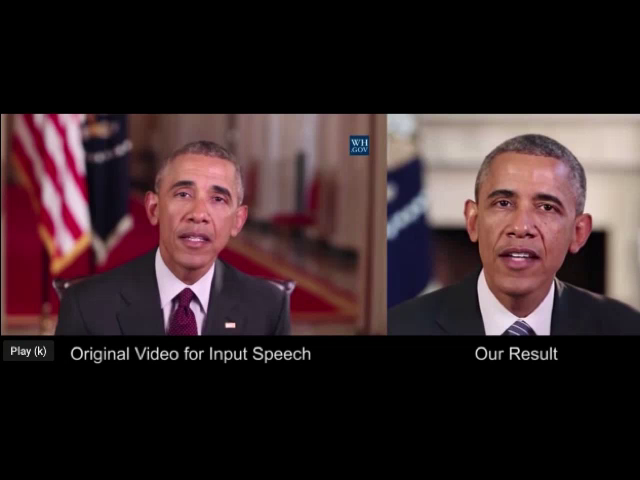
#> input picture frame 9 of human_face/video/Test.mp4, 640 x 480 px, given in place of query.mp4, which was not available
$ jupyter execute '2차 최종.ipynb'   (text cells are left out)
#> lines starting #> are read from the running program, lines starting #| are printed output that depends on the picture
[cell 1]
import cv2
import numpy as np
from PIL import Image
import matplotlib.pyplot as plt
import matplotlib.patches as mpatches
import torch
import torchvision
from torchvision import transforms, models
import cv2
from torchvision import transforms as T
import random

[cell 2]
vidcap = cv2.VideoCapture('./query.mp4')

count = 0

while(vidcap.isOpened()):
    ret, image = vidcap.read() # 이미지 사이즈 960x540으로 변경
#> image is the input picture: shape (480, 640, 3); mean B, G, R 39.8, 37.5, 54
    image = cv2.resize(image, (960, 540)) # 30프레임당 하나씩 이미지 추출
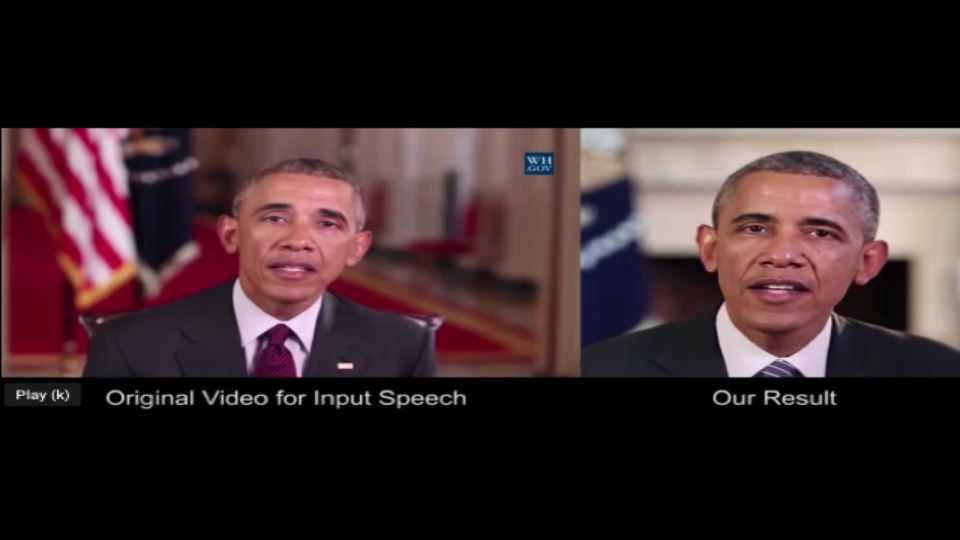
#> image: shape (540, 960, 3); mean B, G, R 39.7, 37.5, 53.9

    if(int(vidcap.get(1)) % 30 == 0):
        #print('Saved frame number : ' + str(int(vidcap.get(1))))
        # 추출된 이미지가 저장되는 경로
        cv2.imwrite("./frames/frame%d.png" % count, image)
        #print('Saved frame%d.jpg' % count)
        if count == 890:
            break
        count += 1

vidcap.release()


$ run again, starting later in the video
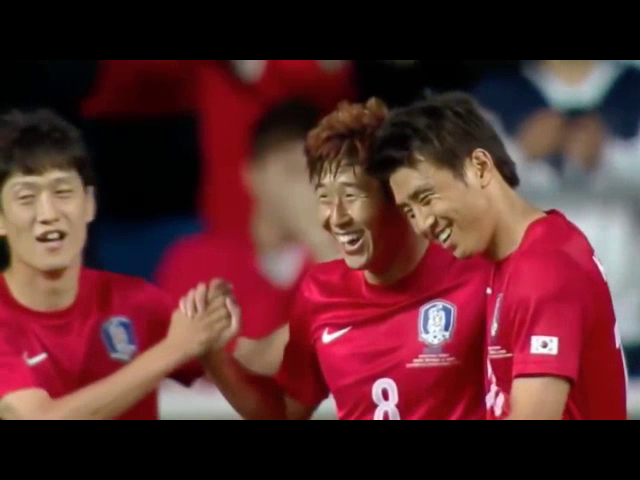
#> input picture frame 44 of human_face/video/Test.mp4, 640 x 480 px, given in place of query.mp4, which was not available
#> image is the input picture: shape (480, 640, 3); mean B, G, R 45.1, 42.5, 88.6
#> `image = cv2.resize(image, (960, 540))`:
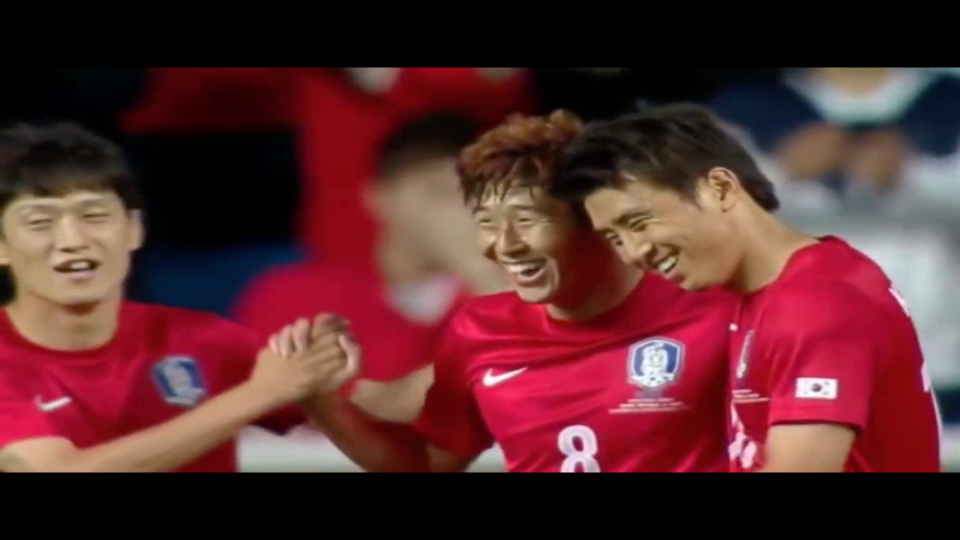
#> image: shape (540, 960, 3); mean B, G, R 45, 42.4, 88.6

$ run again, starting later in the video
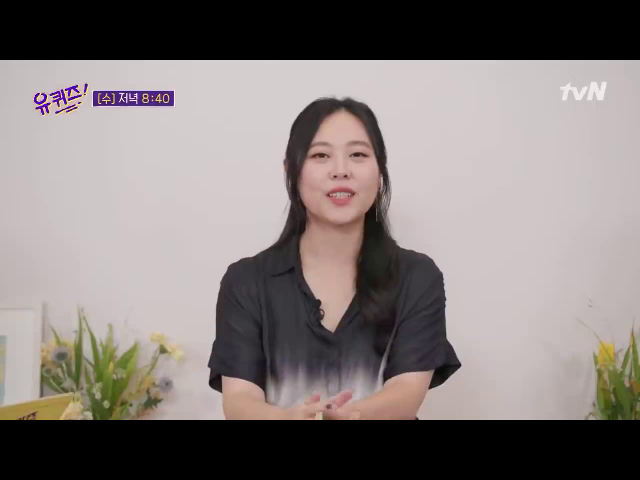
#> input picture frame 78 of human_face/video/Test.mp4, 640 x 480 px, given in place of query.mp4, which was not available
#> image is the input picture: shape (480, 640, 3); mean B, G, R 121.9, 123.6, 131.9
#> `image = cv2.resize(image, (960, 540))`:
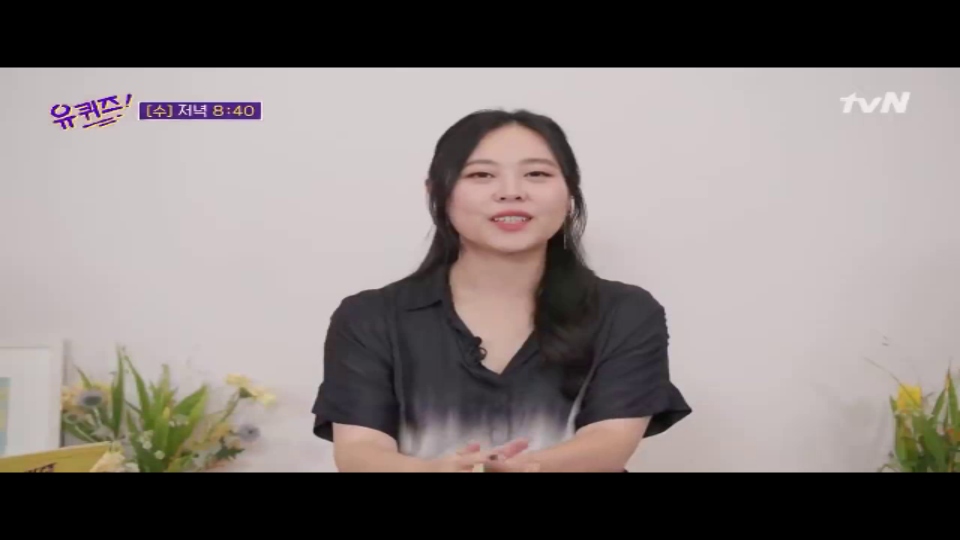
#> image: shape (540, 960, 3); mean B, G, R 121.9, 123.6, 131.8
